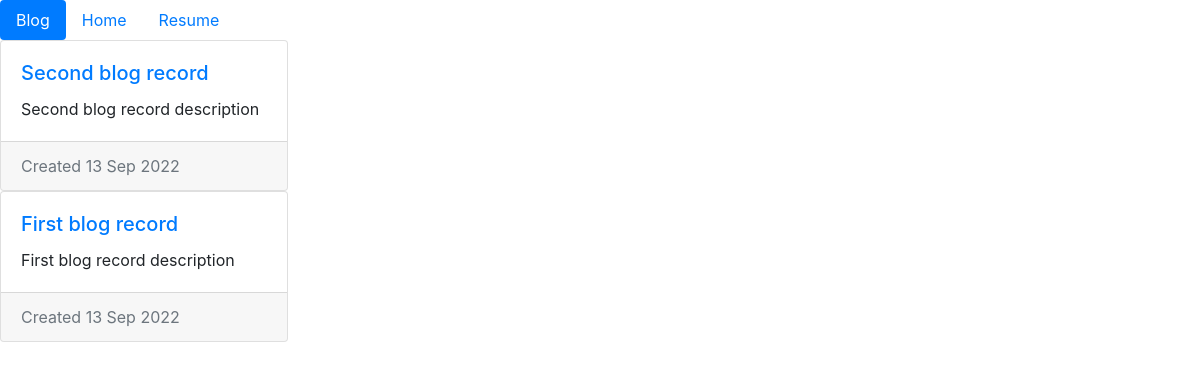
/blog/, run on an earlier commit of the app's database.
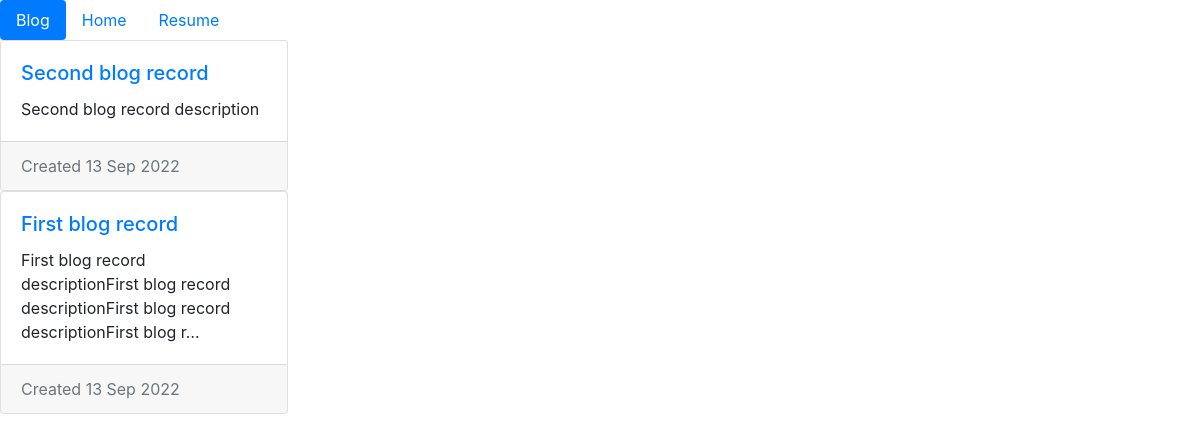
And on a later commit of the database.
### blog/models.py (models this page shows, shortened)
class Blog(models.Model):
    title = models.CharField(max_length=250)
    description = models.TextField()
    timestamp = models.DateTimeField(auto_now_add=True)

### blog/views.py (the view)
# urls.py: path('', all_blog, name='all_blog'),
def all_blog(request):
    blogs = Blog.objects.order_by('-timestamp')
    context = {
        'blogs': blogs
    }
    return render(request, 'blog/all_blog.html', context)

### blog/templates/blog/all_blog.html
{% extends "portfolio_app/base.html" %} {% block title %}Blogs{% endblock %}
{%block content %} {% for blog in blogs %}
<div class="card" style="width: 18rem">
  <div class="card-body">
    <a href="{% url 'blog:detail' blog.id %}">
      <h5 class="card-title">{{ blog.title }}</h5>
    </a>
    <p class="card-text">{{ blog.description|truncatechars:100 }}</p>
  </div>
  <div class="card-footer text-muted">
    Created {{ blog.timestamp|date:'d M Y' }}
  </div>
</div>
{% endfor %} {% endblock %}

What changed in the data, as far as the page shows it:
changed Blog "First blog record": description "First blog record description" → "First blog record descriptionFirst blog record descriptionFirst blog record descriptionFirst blog r…"
